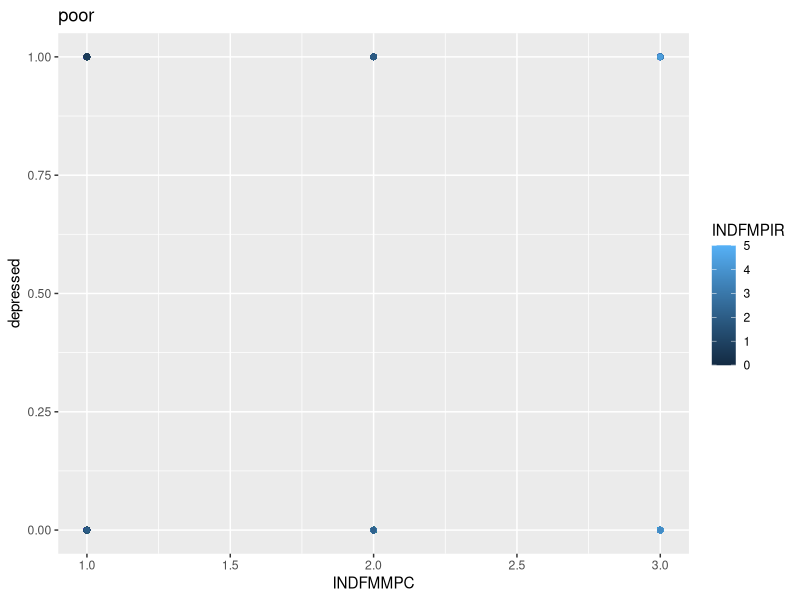

The R source for this figure: (Note: this script raises an error after producing the figure.)
## ---- chunk 1
library("tidyr")
library("dplyr")
df = read.csv('data.csv')
set.seed(620)
train = sample(c(TRUE, FALSE), nrow(df), rep=TRUE, prob=c(0.8, 0.2))
df_train = df[train, ]
df_test = df[!train, ]

q2 <- df %>%
  select(contains("DM"),contains("IND"),depressed)
  # names()
q2 <- q2 %>% drop_na()
q2_var <- q2[train,]

q2_test <- q2[!train,]
## ---- chunk 2
# 加载必要的包
# install.packages(c("glmnet", "caret", "dplyr", "tidyr", "ggplot2"))
library(glmnet)
library(caret)
library(dplyr)
library(tidyr)
library(ggplot2)

# # 创建示例数据框
# set.seed(123)
# q1_var <- data.frame(
#   X1 = rnorm(500),
#   X2 = rnorm(500),
#   X3 = factor(sample(c("A", "B", "C"), 500, replace = TRUE)),
#   X4 = factor(sample(c("Yes", "No"), 500, replace = TRUE)),
#   Y = rnorm(500)
# )



# 确保因子水平一致（如果有训练集和测试集，统一级别）
# 这里仅为示例，假设所有因子水平在清理后的数据中均已包含
# 可视化X1和X2对Y的影响
ggplot(q2, aes(x = INDFMMPC, y = depressed, color = INDFMPIR)) +
  geom_point() +
  # geom_smooth(method = "lm", se = FALSE) +
  labs(title = "poor")


## ---- chunk 3
# 构建不含交互项的模型
library(car)
model_without_interactions <- lm(depressed ~ ., data = q2_var)
summary(model_without_interactions)

# 构建含交互项的模型（两两交互）
model_with_interactions <- lm(depressed ~ .^2, data = q2_var)
summary(model_with_interactions)

vif_values <- vif(model_without_interactions)
vif_values
# 进行F检验比较两个模型
anova(model_without_interactions, model_with_interactions)
## ---- chunk 4
# 构建全模型（含所有两两交互项）
full_model <- lm(depressed ~ .^2, data = q2_var)

# 构建空模型
empty_model <- lm(depressed ~ 1, data = q2_var)

# 逐步选择（双向）
step_model_2 <- step(empty_model, 
                   scope = list(lower = empty_model, upper = full_model), 
                   direction = "both", 
                   trace = FALSE)

# 查看最终模型
summary(step_model_2)

## ---- chunk 5
# 创建模型矩阵，包括所有两两交互项
x <- model.matrix(depressed ~ .^2, data = q2_var)[,-1]
y <- q2_var$depressed

# 拟合LASSO模型
# set.seed(123)
cv_lasso_2 <- cv.glmnet(x, y, alpha = 1)

# 获取最佳lambda
best_lambda <- cv_lasso$lambda.min
print(paste("最佳 lambda:", best_lambda))

# 查看LASSO选择的变量

lasso_coef <- coef(cv_lasso, s = "lambda.min")
print(lasso_coef)

# 选择非零系数的变量（包括交互项）
selected_vars <- rownames(lasso_coef)[which(lasso_coef != 0)]
selected_vars <- selected_vars[selected_vars != "(Intercept)"]
print("LASSO选择的变量和交互项：")
print(selected_vars)
## ---- chunk 6
# 交叉验证选择最佳lambda，alpha设为0表示岭回归
cv_ridge <- cv.glmnet(x, y, family = "binomial", alpha = 0)
best_lambda_ridge <- cv_ridge$lambda.min

# 拟合岭回归模型
ridge_model_2 <- glmnet(x, y, family = "binomial", alpha = 0, lambda = best_lambda_ridge)
ridge_coef <- coef(ridge_model_2)
print(ridge_coef)
# 选择非零系数的变量（包括交互项）

# choosing some items
beta = 0.05
selected_vars_r <- rownames(ridge_coef)[which(abs(ridge_coef) >beta)]
selected_vars_r <- selected_vars_r[selected_vars_r != "(Intercept)"]
# print("LASSO选择的变量和交互项：")
print(selected_vars_r)
## ---- chunk 7
library(dplyr)
# library(ggplot2)

# 假设你的训练集为 train_data，测试集为 q1_test
q2_test <- q2_test[complete.cases(q2_test), ]
factor_design <-  q2_test %>% select(-depressed) %>% names()
#   
# predictors <- names(q2_test)[names(q2_test) != "depressed"]
# 创建公式，包括所有两两交叉项
formula <- as.formula(paste("~ (", paste(factor_design, collapse = " + "), ")^2"))
# 生成设计矩阵，自动处理因子变量和交叉项
design_matrix <- model.matrix(formula, data = q2_test)[, -1]  # 去掉截距列

# 转换为数据框
design_df <- as.data.frame(design_matrix)

# 使用 model.matrix 生成训练集的哑变量
# x_train <- model.matrix(~ DBQ700 + DBQ197, data = train_data)[, -1]  # 去掉截距

# 使用 model.matrix 生成测试集的哑变量
x_test <- model.matrix(~ DBQ700 + DBQ197 -1, data = q1_test)[,-1]  # 注意：不需要包含响应变量


# 加载必要的包
library(glmnet)

# 假设你已经训练了 lasso_model，使用 x_train 和 y_train
# 例如：
# lasso_model <- cv.glmnet(x_train, y_train, alpha = 1, family = "binomial")

# 预测概率
pred_probs_G <- predict.glm(step_model_2,newdata = q2_test,type = "response")
pred_probs_L <- predict(cv_lasso_2, newx = design_matrix, type = "response")
pred_probs_R <- predict(ridge_model_2, newx = design_matrix, type = "response")
correct_ratio_2 <- array(dim = 3,dimnames = list(c("step","lasso","ridge")))
# 将预测概率转换为类别
threshold <- 0.2

pred_classes_G <- ifelse(pred_probs_G > threshold, 1, 0)
correct_ratio_2[1] <- sum(abs(pred_classes_G-(as.numeric(q2_test$depressed))))/length(pred_classes_G)
pred_classes_L <- ifelse(pred_probs_L > threshold, 1, 0)
correct_ratio_2[2] <- sum(abs(pred_classes_L-(as.numeric(q2_test$depressed))))/length(pred_classes_L)

pred_classes_R <- ifelse(pred_probs_R > threshold, 1, 0)
correct_ratio_2[3] <- sum(abs(pred_classes_R-(as.numeric(q2_test$depressed))))/length(pred_classes_R)

print(correct_ratio_2)

## ---- chunk 8
# 确保 A 和 B 是二元向量，并且长度相同
threshold <- 0.05

pred_classes_G <- ifelse(pred_probs_G > threshold, 1, 0)

pred_classes_L <- ifelse(pred_probs_L > threshold, 1, 0)

pred_classes_R <- ifelse(pred_probs_R > threshold, 1, 0)

A = pred_classes_R
B = as.numeric(q2_test$depressed)

# 计算 True Positives (TP)、False Positives (FP)、True Negatives (TN)、False Negatives (FN)
TP <- sum((A == 1) & (B == 1))
FP <- sum((A == 1) & (B == 0))
TN <- sum((A == 0) & (B == 0))
FN <- sum((A == 0) & (B == 1))

# 计算 FDR
if((TP + FP) > 0) {
  FDR <- FP / (TP + FP)
} else {
  FDR <- NA
  warning("没有预测为阳性的样本（A = 1），无法计算 FDR。")
}

# 计算 Power
if(TP + FN > 0) {
  Power <- TP / (TP + FN)
} else {
  Power <- NA
  warning("没有实际为阳性的样本（B = 1），无法计算 Power。")
}

# 计算 Accuracy
Accuracy <- (TP + TN) / (TP + FP + TN + FN)


# 打印结果
cat(sprintf("False Discovery Rate (FDR): %.2f%%\n", FDR * 100))
cat(sprintf("Power: %.2f%%\n", Power * 100))
cat(sprintf("Accuracy: %.2f%%\n", Accuracy * 100))
